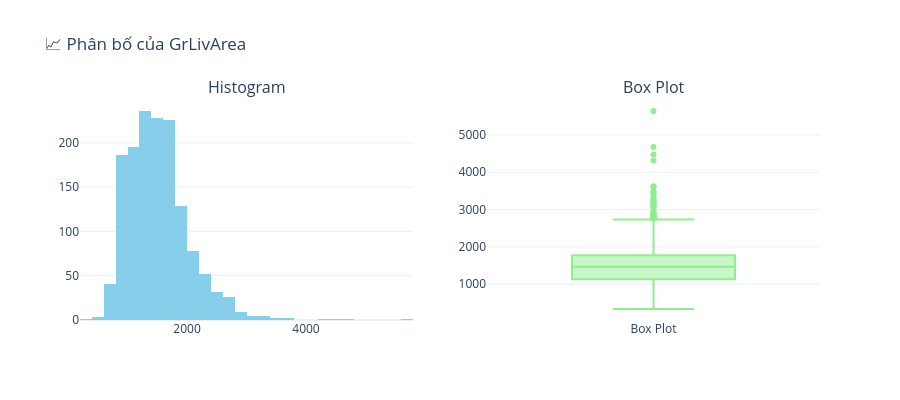

Source (notebook cell):
### Markdown cell above
- Phân phối lệch phải (skewed): SalePrice không phân bố chuẩn, mà bị lệch về phía phải (nhiều nhà giá thấp, ít nhà giá cao).
- Có ngoại lai: Một số giá trị SalePrice rất cao có thể là ngoại lai, cần kiểm tra kỹ trước khi modeling.
- Ý nghĩa: Phân phối lệch này ảnh hưởng đến các thuật toán hồi quy, nên cân nhắc biến đổi log hoặc xử lý ngoại lai để mô hình dự đoán tốt hơn.

### Code cell
# Phân bố của GrLivArea (diện tích sống)
eda_train.distribution('GrLivArea', interactive=True)

### Figure 1 — Plotly figure (JSON) as saved in the notebook; plotly's stock layout.template omitted (floating-point values rounded to 4 significant figures; data arrays with more than 128 entries replaced by an {"elided": "..."} marker saying what was removed)
{"data": [{"marker": {"color": "skyblue"}, "name": "Histogram", "nbinsx": 30, "type": "histogram", "x": {"elided": "1460 int values"}, "xaxis": "x", "yaxis": "y"}, {"marker": {"color": "lightgreen"}, "name": "Box Plot", "type": "box", "xaxis": "x2", "y": {"elided": "1460 int values"}, "yaxis": "y2"}], "layout": {"annotations": [{"font": {"size": 16}, "showarrow": false, "text": "Histogram", "x": 0.225, "xanchor": "center", "xref": "paper", "y": 1, "yanchor": "bottom", "yref": "paper"}, {"font": {"size": 16}, "showarrow": false, "text": "Box Plot", "x": 0.775, "xanchor": "center", "xref": "paper", "y": 1, "yanchor": "bottom", "yref": "paper"}], "height": 400, "showlegend": false, "title": {"text": "📈 Phân bố của GrLivArea"}, "xaxis": {"anchor": "y", "domain": [0, 0.45]}, "xaxis2": {"anchor": "y2", "domain": [0.55, 1]}, "yaxis": {"anchor": "x", "domain": [0, 1]}, "yaxis2": {"anchor": "x2", "domain": [0, 1]}}}
